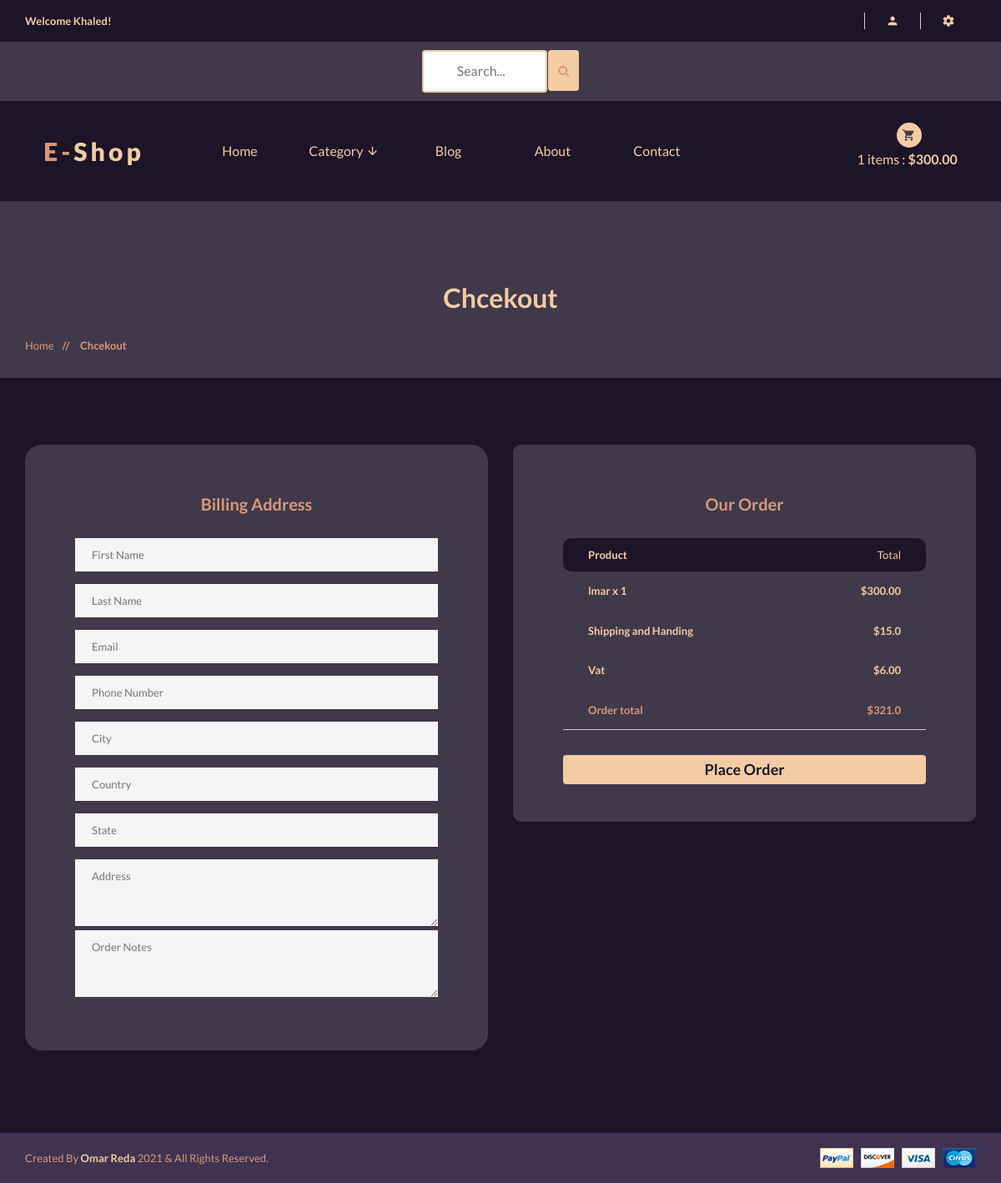
/orders/checkout/ (signed in), run on the app's committed database.
### accounts/models.py (models this page shows, shortened)
class Account(AbstractBaseUser):
    first_name = models.CharField(max_length=50)
    last_name = models.CharField(max_length=50)
    username = models.CharField(max_length=50, unique=True)
    email = models.EmailField(max_length=100, unique=True)
    Phone_number = models.CharField(max_length=50)
    is_admin = models.BooleanField(default=False)
    is_staff = models.BooleanField(default=False)
    is_active = models.BooleanField(default=False)
    is_superadmin = models.BooleanField(default=False)
    date_joined_for_format = models.DateTimeField(auto_now_add=True)
    last_login_for_format  = models.DateTimeField(auto_now_add=True)
    USERNAME_FIELD = 'email'
    REQUIRED_FIELDS = ['username', 'first_name', 'last_name']
    objects = AccountManger()

### cart/models.py (models this page shows, shortened)
class CartItem(models.Model):
    user = models.ForeignKey(Account, on_delete=models.CASCADE, null=True )
    product = models.ForeignKey(Product, on_delete=models.CASCADE)
    variation = models.ManyToManyField(Variation, blank=True)
    cart = models.ForeignKey(Cart, on_delete=models.CASCADE, null=True)
    quantity = models.IntegerField()
    is_active = models.BooleanField(default=True)
    def sub_total(self):
        return self.product.price * self.quantity

### shop/models.py (models this page shows, shortened)
class Product(models.Model):
    category = models.ForeignKey(Category, on_delete=models.CASCADE)
    name = models.CharField(max_length=100, unique=True)
    slug = models.SlugField(max_length=100, unique=True)
    description = models.TextField(max_length=300, blank=True)
    price = models.DecimalField(max_digits=6, decimal_places=2)
    discount = models.DecimalField(max_digits=6, decimal_places=2, default=0.00)
    image = models.ImageField(upload_to='photos/products')
    stock = models.IntegerField()
    new = models.BooleanField(default=False)
    is_available = models.BooleanField(default=True)
    date_joined_for_format = models.DateTimeField(auto_now_add=True)
    last_login_for_format = models.DateTimeField(auto_now=True)
    def get_prodcut_details_url(self):
        return reverse('shop:product_details', args=[self.category.slug, self.slug])
    class Meta:
        verbose_name_plural = 'Products'
        ordering = ('-date_joined_for_format',)

### orders/views.py (the view)
# urls.py: path('checkout/', views.checkout, name='checkout'),
@login_required(login_url = 'accounts:login')
def checkout(request,total=0, total_price=0, quantity=0, cart_items=None):
    tax = 0.00
    handing = 0.00
    try:
        if request.user.is_authenticated:
            cart_items = CartItem.objects.filter(user=request.user, is_active=True)
        else:
            cart = Cart.objects.get(cart_id=_cart_id(request))
            cart_items = CartItem.objects.filter(cart=cart, is_active=True)
        for cart_item in cart_items:
            total_price += (cart_item.product.price * cart_item.quantity)
            quantity += cart_item.quantity
        total = total_price + 10
    except ObjectDoesNotExist:
        pass # just ignore
    tax = round(((2 * total_price)/100), 2)
    grand_total = total_price + tax
    handing = 15.00
    total = float(grand_total) + handing
    context = {
        'total_price': total_price,
        'quantity': quantity,
        'cart_items':cart_items,
        'handing': handing,
        'vat' : tax,
        'order_total': total,
    }
    return render(request, 'shop/orders/checkout/checkout.html', context)

### shop/context_processors.py (called while the page is built)
def category_list(request):
    return {
        'categories' : Category.objects.all(),
    }

### shop/models.py (called while the page is built)
    def get_category_slug_url(self):
        return reverse('shop:categries', args=[self.slug])

### templates/shop/orders/checkout/checkout.html (shortened to what this page needs)
{% extends '../../../base.html' %}
{% load static %}
{% block content %}
<div class="pages-title section-padding">
    <div class="container">
        <div class="row">
            <div class="col-xs-12">
                <div class="pages-title-text text-center">
                    <h2 style="color:#f4cca4">Chcekout</h2>
                    <ul class="text-left">
                        <li><a style="color:#d99879" href="\">Home </a></li>
                        <li style="color:#d99879"><span> // </span>Chcekout</li>
                    </ul>
                </div>
            </div>
        </div>
    </div>
</div>
<section style="margin-bottom:50;background:#1c1427" class="pages checkout section-padding">
    <div class="container">
        <div class="row">
        <form action="{% url 'orders:payment' %}" method="post">
            <div class="col-sm-6">
                <div style="border-radius:20px;" class="main-input single-cart-form padding60">
                    <div class="log-title text-center">
                        <h3><strong style="color:#d99879">Billing Address</strong></h3>
                    </div>
                    <div class="custom-input">
                            <input type="text" name="first_name" placeholder="First Name" required />
                            <input type="text" name="last_name" placeholder="Last Name" required />
                            <input type="text" name="email" placeholder="Email" required />
                            <input type="text" name="phone" placeholder="Phone Number" required />
                            <input type="text" name="city" placeholder="City" required />
                            <input type="text" name="country" placeholder="Country" required />
                            <input type="text" name="state" placeholder="State" required />
                            <div class="custom-mess">
                                <textarea rows="2" placeholder="Address" name="address" required></textarea>
                            </div>
                            <div class="custom-mess">
                                <textarea rows="2" placeholder="Order Notes" name="order_note"></textarea>
                            </div>
                    </div>
                </div><br>
            </div>
            <div class="col-xs-12 col-sm-6">
                <div style="border-radius:10px;" class="padding60">
                    <div class="log-title text-center">
                        <h3><strong style="color:#d99879">Our order</strong></h3>
                    </div>
                    <div class="cart-form-text pay-details table-responsive">
                        <table>
                            <thead>
                                <tr  >
                                    <th style="color:#f4cca4;background:#1c1427;border-radius:10px 0 0 10px;">Product</th>
                                    <td style="color:#f4cca4;background:#1c1427;border-radius:0 10px 10px 0;">Total</td>
                                </tr>
                            </thead>
                            <tbody>
                                {% for cart_item in cart_items %}
                                <tr>
                                    <th>{{cart_item.product.name}} x {{cart_item.quantity}}</th>
                                    <td>${{cart_item.sub_total}}</td>
                                </tr>
                                {% endfor %}
                                <tr>
                                    <th>Shipping and Handing</th>
                                    <td>${{handing}}</td>
                                </tr>
                                <tr>
                                    <th>Vat</th>
                                    <td>${{vat}}</td>
                                </tr>
                                <tr style="color:#d99879">
                                    <th>Order total</th>
                                    <td>${{order_total}}</td>
                                </tr>
                            </tbody>
                        </table>
                        <div  style="width:100%" class="submit-text">
                        <button href="#" class="btn btn-warning" style="background:#f4cca4;color:#1c1427; width:100% ; text-transform: capitalize;font-size:18px"><b>Place Order</b></button>
                        </div>
                    </div>
                </div>
            </div>
        </form>
        </div>
    </div>
</section>
{% endblock content %}

### templates/base.html (shortened to what this page needs)
{% load static %}
<!doctype html>
<html class="no-js" lang="">
<head>
    <link rel="stylesheet" href="{% static 'css/bootstrap.min.css' %}">
    <link rel="stylesheet" href="{% static 'css/animate.css' %}">
    <link rel="stylesheet" href="{% static 'css/materialdesignicons.min.css' %}">
    <link rel="stylesheet" href="{% static 'css/jquery.simpleLens.css' %}">
    <link rel="stylesheet" href="{% static 'css/jquery-ui.min.css' %}">
    <link rel="stylesheet" href="{% static 'css/meanmenu.min.css' %}">
    <link rel="stylesheet" href="{% static 'css/nivo-slider.css' %}">
    <link rel="stylesheet" href="{% static 'css/owl.carousel.css' %}">
    <link rel="stylesheet" href="{% static 'css/style.css' %}">
    <link rel="stylesheet" href="{% static 'css/responsive.css' %}">
    <link rel="stylesheet" href="https://cdnjs.cloudflare.com/ajax/libs/font-awesome/4.7.0/css/font-awesome.min.css">
</head>
<body style="background:#40394a">
    <header style="background:#1c1427" class="header-one header-two">
        <div style="background:#1c1427" class="header-top-two">
            <div class="container text-center">
                <div class="row">
                    <div class="col-sm-12">
                        <div class="middel-top">
                            {% if user.id is None %}
                            <div class="left floatleft">
                                <p style="color:#f4cca4"><b>Welcome Guest!</b></p>
                            </div>
                            {% else %}
                            <div class="left floatleft">
                                <p style="color:#f4cca4"><b>Welcome {{user.first_name | capfirst}}!</b></p>
                            </div>
                            {% endif %}
                        </div>
                        <div class="middel-top clearfix">
                            <ul class="clearfix right floatright">
                                <li>
                                    <a style="color:#f4cca4" href="#"><i class="mdi mdi-account"></i></a>
                                </li>
                                <li>
                                    <a style="color:#f4cca4" href="#"><i class="mdi mdi-settings"></i></a>
                                </li>
                            </ul>
                            </div>
                        </div>
                    </div>
                </div>
            </div>
        <div style="background:#40394a">
            <div class="container text-center">
                <div class="row">
                    <div class="col-sm-12">
                        <form id="searchh" action={% url 'shop:search' %} method="GET">
                        <input  type="text" name="keyword" placeholder="Search...">
                        <button style="height:49px; margin-bottom:6px; background:#f4cca4;margin-left:-1px;border:None "  class="btn btn-warning" type="submit">
                           <i style="color:#d99879" class="fa fa-search"></i>
                        </button>
                        </form>
                    </div>
                </div>
            </div>
        </div>
        <div class="container text-center">
            <div class="row">
                <div class="col-sm-2">
                    <div class="logo">
                        <a style="color:#f4cca4;font-weight: 800;" href="\"><span
                                style="color:#d99879">E-</span>shop</a>
                    </div>
                </div>
                <div class="col-sm-8">
                    <div class="header-middel">
                        <div class="mainmenu">
                            <nav >
                                <ul>
                                    <li ><a href="\">Home</a></li>
                                    <li><a href="#">Category <i class="mdi mdi-arrow-down"></i></a>
                                    </li>
                                    <li><a href="blog.html">Blog</a></li>
                                    <li><a href="about.html">About</a></li>
                                    <li><a href="contact.html">Contact</a></li>
                                </ul>
                            </nav>
                        </div>
                    </div>
                </div>
                <div class="col-sm-2">
                    <div class="cart-itmes">
                        <a class="cart-itme-a" href="{% url 'cart:cart' %}">
                            <i class="mdi mdi-cart"></i>
                            {{quantityyy}} items : <strong>${{totalll}}</strong>
                        </a>
                    </div>
                </div>
            </div>
        </div>
    </header>
    <br>
    {% block content %}
    {% endblock content %}
    <footer>
        <div  style="background:#3f3350" class="footer-bottom">
            <div class="container">
                <div class="row">
                    <div class="col-xs-12 col-sm-6">
                        <p style="color:#d99879">Created By <span style="color:#f4cca4"><b>Omar Reda</b></span> 2021 &
                            All Rights Reserved.</p>
                    </div>
                    <div class="col-xs-12 col-sm-6 text-right">
                        <a href="#"><img src="{% static 'img/footer/payment.png' %}" alt="" /></a>
                    </div>
                </div>
            </div>
        </div>
    </footer>
</body>
</html>

### templates/base.html (style rules this page uses)
#searchh input[type=text] { width: 150px; margin-top:10px; margin-bottom:10px; box-sizing: border-box; border: 2px solid #f4cca4; border-radius: 4px; font-size: 16px; color:#1c1427; background-color: #fff; background-position: 10px 10px; background-repeat: no-repeat; padding: 12px 20px 12px 40px; -webkit-transition: width 0.4s ease-in-out; transition: width 0.4s ease-in-out; }

### data on the page
Account: first_name "Khaled"
CartItem: product.name "lmar", quantity "1", sub_total "300.00"

### other printed values
{{ quantityyy }} "1"
{{ totalll }} "300.00"
{{ handing }} "15.0"
{{ vat }} "6.00"
{{ order_total }} "321.0"
